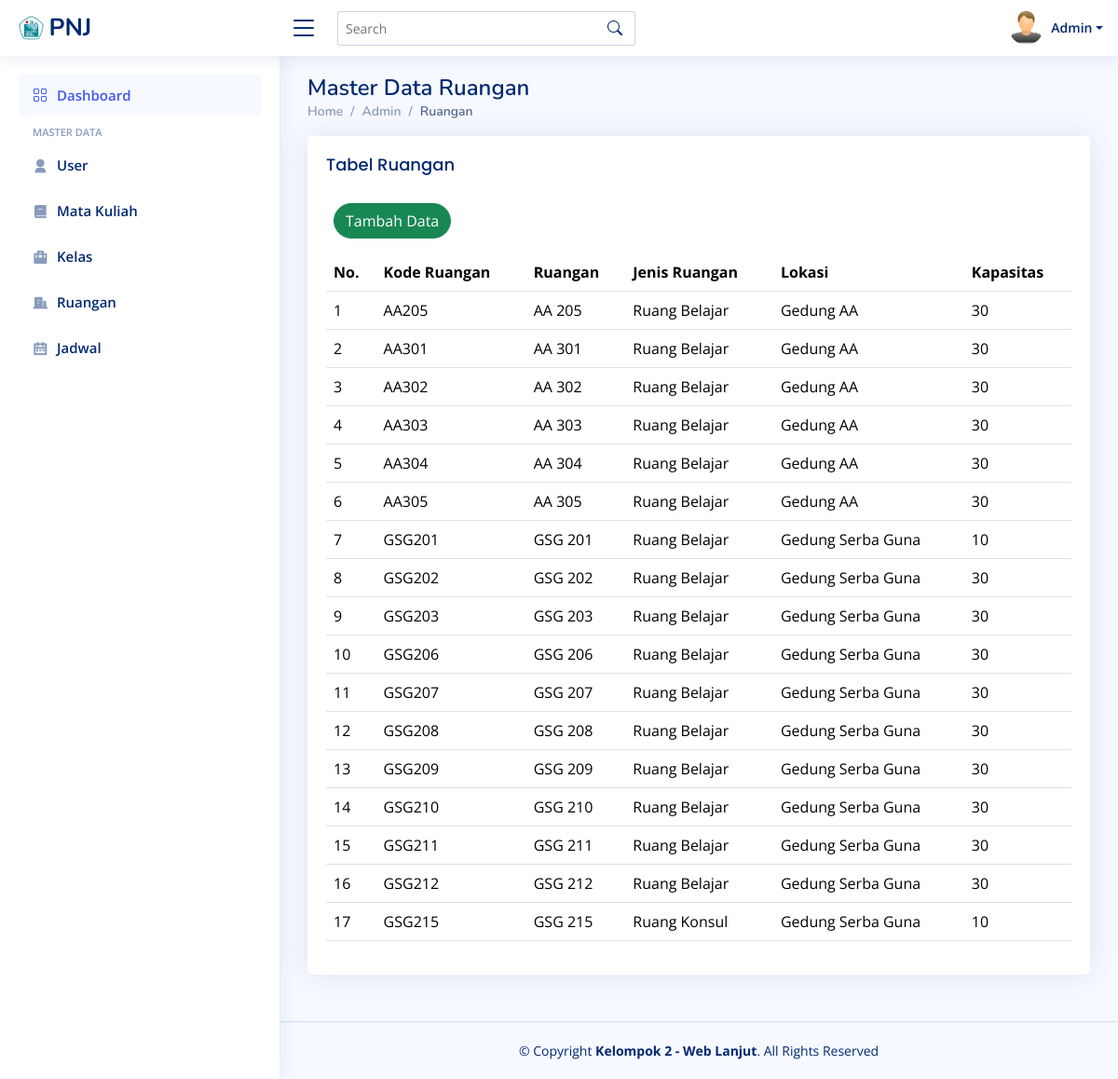
The app's page /Admin/ruangan/index.php (signed in) with its own data.
### tables this page shows
CREATE TABLE `ruangan` (
  `ID_ruangan` varchar(255) NOT NULL,
  `Nama` varchar(255) NOT NULL,
  `Jenis` varchar(255) NOT NULL,
  `Lokasi` varchar(255) NOT NULL,
  `Kapasitas` int(20) NOT NULL
);

### Admin/ruangan/index.php (the view, shortened to what this page needs)
<?php
include '../dashboard/atas.php';
include '../../koneksi.php';
$query = "SELECT * FROM ruangan";
$hasil = mysqli_query($conn, $query);
$i = 1;
?>
<div class="pagetitle">
  <h1>Master Data Ruangan</h1>
  <nav>
    <ol class="breadcrumb">
      <li class="breadcrumb-item"><a href="index.html">Home</a></li>
      <li class="breadcrumb-item">Admin</li>
      <li class="breadcrumb-item active">Ruangan</li>
    </ol>
  </nav>
</div>
<section class="section dashboard">
  <div class="row">
    <div class="col-lg">
      <div class="card">
        <div class="card-body">
          <h2 class="card-title">Tabel Ruangan</h2>
          <div class="d-flex my-3">
            <a href="http://localhost/webprouas/admin/ruangan/tambah.php">
              <button type="button" class="btn btn-success rounded-pill ms-2">
                Tambah Data
              </button>
            </a>
          </div>
          <table class="table datatable">
            <thead>
              <tr>
                <th>No.</th>
                <th>Kode Ruangan</th>
                <th>Ruangan</th>
                <th>Jenis Ruangan</th>
                <th>Lokasi</th>
                <th>Kapasitas</th>
              </tr>
            </thead>
            <tbody>
              <?php while ($data = mysqli_fetch_array($hasil)) { ?>
                <tr>
                  <td><?php echo $i++ ?></td>
                  <td><?php echo $data['ID_ruangan'] ?></td>
                  <td><?php echo $data['Nama'] ?></td>
                  <td><?php echo $data['Jenis'] ?></td>
                  <td><?php echo $data['Lokasi'] ?></td>
                  <td><?php echo $data['Kapasitas'] ?></td>
                </tr>
              <?php } ?>
            </tbody>
          </table>
        </div>
      </div>
    </div>
  </div>
</section>
<?php
include '../dashboard/bawah.php';
?>

### dashboard/assets/css/style.css (style rules this page uses)
:root { scroll-behavior: smooth; }
body { font-family: "Open Sans", sans-serif; background: #f6f9ff; color: #444444; }
a { color: #4154f1; text-decoration: none; }
h1, h2, h3, h4, h5, h6 { font-family: "Nunito", sans-serif; }
.pagetitle { margin-bottom: 10px; }
.pagetitle h1 { font-size: 24px; margin-bottom: 0; font-weight: 600; color: #012970; }
.card { margin-bottom: 30px; border: none; border-radius: 5px; box-shadow: 0px 0 30px rgba(1, 41, 112, 0.1); }
.card-title { padding: 20px 0 15px 0; font-size: 18px; font-weight: 500; color: #012970; font-family: "Poppins", sans-serif; }
.card-body { padding: 0 20px 20px 20px; }
.breadcrumb { font-size: 14px; font-family: "Nunito", sans-serif; color: #899bbd; font-weight: 600; }
.breadcrumb a { color: #899bbd; transition: 0.3s; }
.breadcrumb .breadcrumb-item::before { color: #899bbd; }
.breadcrumb .active { color: #51678f; font-weight: 600; }

### Admin/dashboard/atas.php (style rules this page uses)
.card-body { overflow-x: auto; }

### records on screen
ruangan: ID_ruangan "AA205", Nama "AA 205", Jenis "Ruang Belajar", Lokasi "Gedung AA", Kapasitas "30"
ruangan: ID_ruangan "AA301", Nama "AA 301", Jenis "Ruang Belajar", Lokasi "Gedung AA", Kapasitas "30"
ruangan: ID_ruangan "AA302", Nama "AA 302", Jenis "Ruang Belajar", Lokasi "Gedung AA", Kapasitas "30"
ruangan: ID_ruangan "AA303", Nama "AA 303", Jenis "Ruang Belajar", Lokasi "Gedung AA", Kapasitas "30"
ruangan: ID_ruangan "AA304", Nama "AA 304", Jenis "Ruang Belajar", Lokasi "Gedung AA", Kapasitas "30"
ruangan: ID_ruangan "AA305", Nama "AA 305", Jenis "Ruang Belajar", Lokasi "Gedung AA", Kapasitas "30"
ruangan: ID_ruangan "GSG201", Nama "GSG 201", Jenis "Ruang Belajar", Lokasi "Gedung Serba Guna", Kapasitas "10"
ruangan: ID_ruangan "GSG202", Nama "GSG 202", Jenis "Ruang Belajar", Lokasi "Gedung Serba Guna", Kapasitas "30"
ruangan: ID_ruangan "GSG203", Nama "GSG 203", Jenis "Ruang Belajar", Lokasi "Gedung Serba Guna", Kapasitas "30"
ruangan: ID_ruangan "GSG206", Nama "GSG 206", Jenis "Ruang Belajar", Lokasi "Gedung Serba Guna", Kapasitas "30"
ruangan: ID_ruangan "GSG207", Nama "GSG 207", Jenis "Ruang Belajar", Lokasi "Gedung Serba Guna", Kapasitas "30"
ruangan: ID_ruangan "GSG208", Nama "GSG 208", Jenis "Ruang Belajar", Lokasi "Gedung Serba Guna", Kapasitas "30"
ruangan: ID_ruangan "GSG209", Nama "GSG 209", Jenis "Ruang Belajar", Lokasi "Gedung Serba Guna", Kapasitas "30"
ruangan: ID_ruangan "GSG210", Nama "GSG 210", Jenis "Ruang Belajar", Lokasi "Gedung Serba Guna", Kapasitas "30"
ruangan: ID_ruangan "GSG211", Nama "GSG 211", Jenis "Ruang Belajar", Lokasi "Gedung Serba Guna", Kapasitas "30"
ruangan: ID_ruangan "GSG212", Nama "GSG 212", Jenis "Ruang Belajar", Lokasi "Gedung Serba Guna", Kapasitas "30"
ruangan: ID_ruangan "GSG215", Nama "GSG 215", Jenis "Ruang Konsul", Lokasi "Gedung Serba Guna", Kapasitas "10"

### other values on screen
$nama "Admin"
